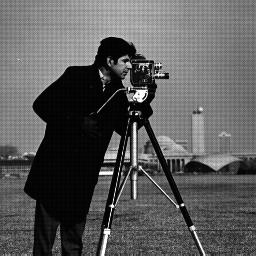
%> input picture Codes for Exercise 4/1.jpg, 256 x 256 px
$ octave 9.3.m   (GNU Octave 9; MATLAB toolbox functions it lacks are replaced by stand-ins)
%> lines starting %> are read from the running program, lines starting %| are printed output that depends on the picture; in (x1, y1, x2, y2) boxes, pixels count from 0 and x2, y2 are one past the last pixel; in counts of white or black regions, pixels touching at a corner belong together; the program's own positions count from 1
%%in barnamei baraye IDEAL NOTCH FILTER ast,BARAYE
%EJRAYE BARNAME HAME BARNAME RA ENTEKHAB KARDE(Ctrl+A & Ctrl+C)VA DAR Command
%Window MATLAB PASTE KONID.
clc
clear all
close all;
IMG_In=imread('1.jpg');
%> IMG_In is the input picture: size 256x256 uint8; min 0, max 255, mean 90.9
FFT = fft2(double(IMG_In));
FFT1=fftshift(FFT);
[M N]=size(FFT);
%> M = 256; N = 256
figure
imshow(log(1+abs(FFT1)),[]);title('tasvire andaze tabdil fourier tasvire vorudi ba periodic noise');
%> after `imshow(log(1+abs(FFT1)),[])`:
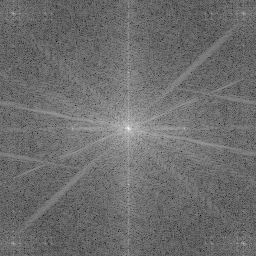
%> displayed picture: size 256x256, on the screen's scale of 0 to 255; min 0, max 255, mean 108.8

D0 = 10;
C = [0 60;-60,0;110 110;-110 110];
no = size(C,1);
H = ones(M, N);
[X,Y] = meshgrid(-(N-1)/2:(N-1)/2, (M-1)/2:-1:-(M-1)/2);
for CI = 1:no
    DD = sqrt((X - C(CI,1)).^2 + (Y - C(CI,2)).^2);


    DDConj = sqrt((X + C(CI,1)).^2 + (Y + C(CI,2)).^2);
    IDEAL = ~((DD <= D0 )|(DDConj <= D0 ));
    H = H .* IDEAL ;
end
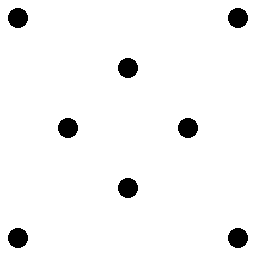
%> H: size 256x256 double; values 0 (black) and 1 (white), 96.1% white; 8 black regions, largest, box (x1, y1, x2, y2) and area: (8, 8, 28, 28) 316, (228, 8, 248, 28) 316, (118, 58, 138, 78) 316
figure;
imshow(H,[]);title('makane emale filter ha ba tavajoh be spike ha');
[X,Y] = meshgrid(-(N-1)/2:(N-1)/2, (M-1)/2:-1:-(M-1)/2);
figure;
surfl(X,Y,H);
shading interp
colormap(gray);title('namaye filter');
%> after `title('namaye filter')`:
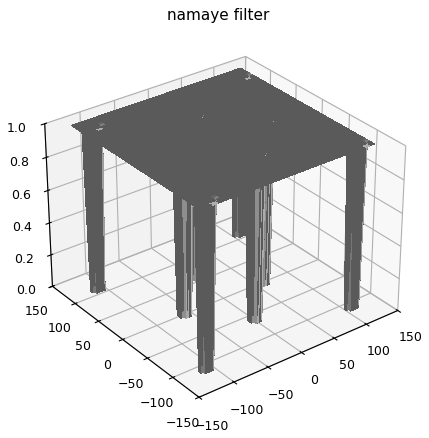
%> figure redrawn from the program's plot data

nn=H.*FFT1;
nn1=ifftshift(nn);
IMG_Out=ifft2(nn1);
figure
imshow(abs(IMG_Out),[0 255]);title('tasvire khoruji Ideal notch reject filter');

$ run again, with Codes for Exercise 4/11.tif saved as Codes for Exercise 4/1.jpg
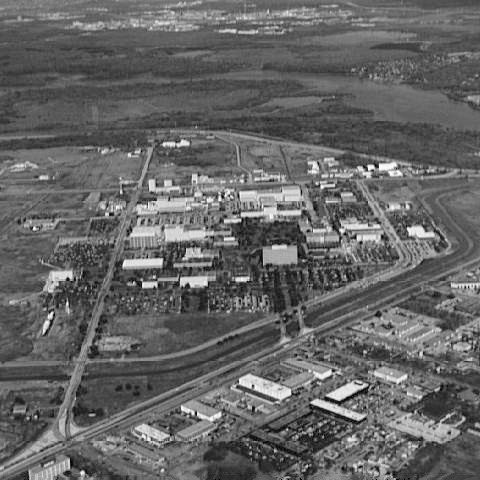
%> input picture Codes for Exercise 4/11.tif, 480 x 480 px
%> IMG_In is the input picture: size 480x480 uint8; min 0, max 255, mean 101.2
%> after the loop `for CI = 1:no`:
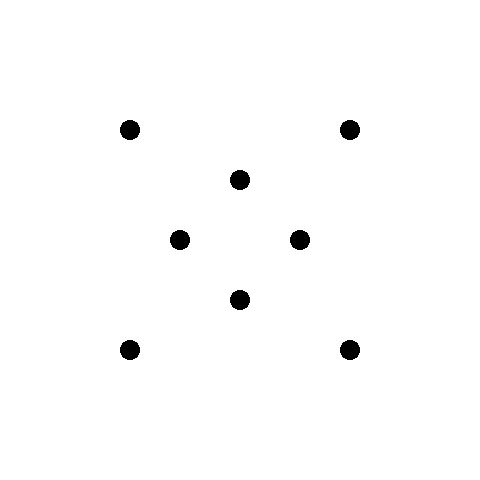
%> H: size 480x480 double; values 0 (black) and 1 (white), 98.9% white; 8 black regions, largest, box (x1, y1, x2, y2) and area: (120, 120, 140, 140) 316, (340, 120, 360, 140) 316, (230, 170, 250, 190) 316
%> `title('namaye filter')`:
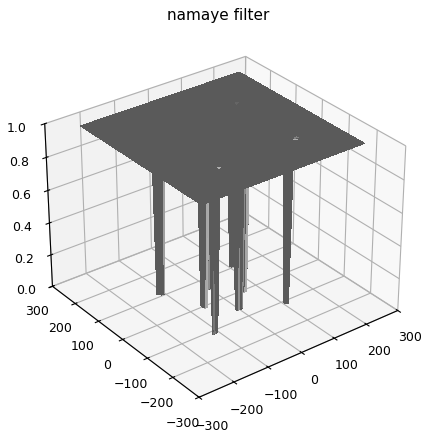
%> figure redrawn from the program's plot data
